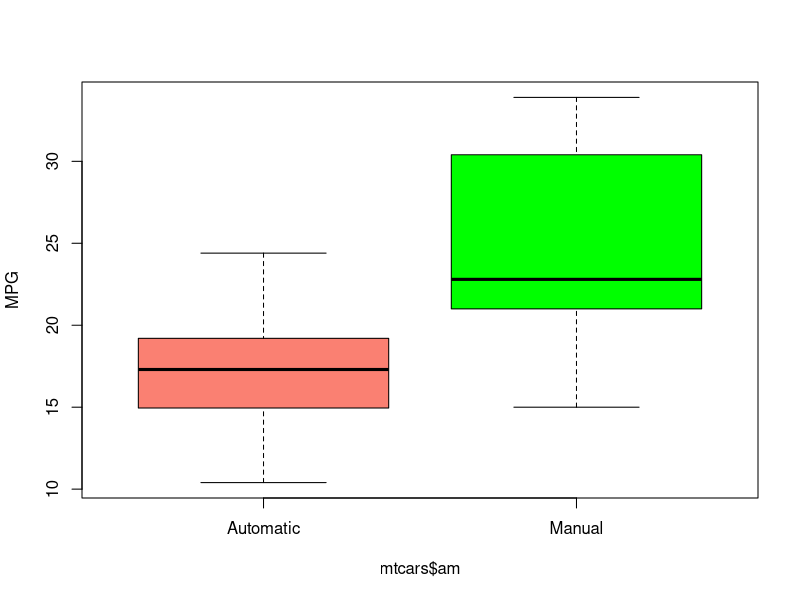
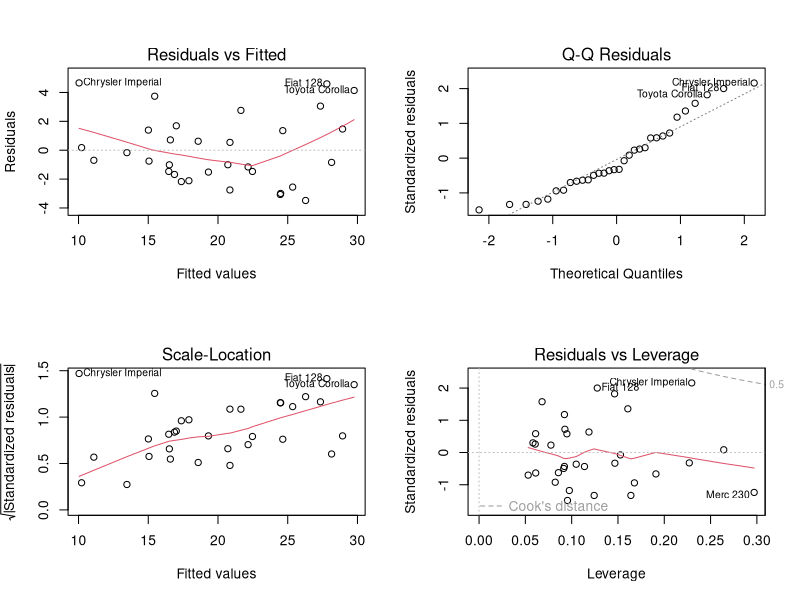
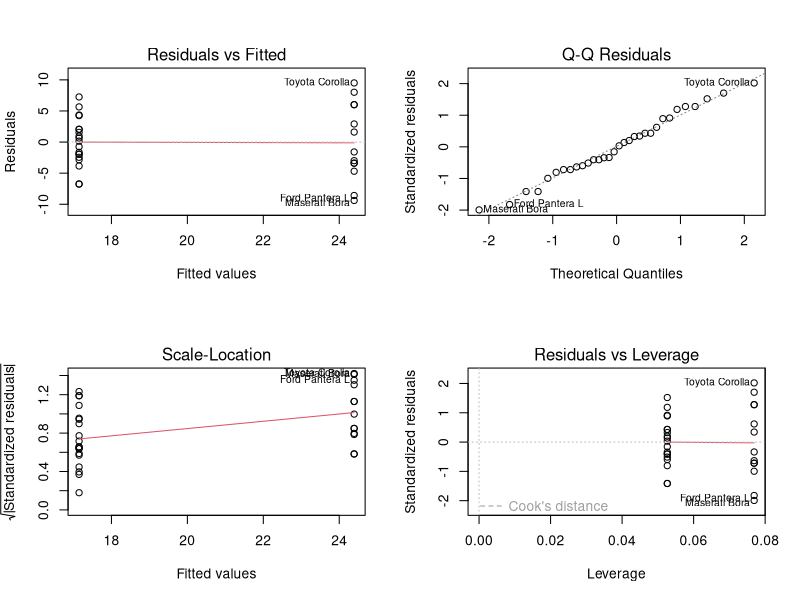

Reproduce these figures in R, in order.
## ---- chunk 1
knitr::opts_chunk$set(echo = TRUE)
## ---- chunk 2
library(datasets)
mtcars$am <- as.factor(mtcars$am)
levels(mtcars$am) <- c("Automatic", "Manual")
mtcars$cyl <- as.factor(mtcars$cyl)
mtcars$gear <- NULL
## ---- chunk 3
boxplot(mtcars$mpg ~ mtcars$am, col=c("salmon","green"), ylab="MPG")
## ---- chunk 4
fit0 <- lm(mpg ~ am, data = mtcars)
summary(fit0)$coef
summary(fit0)$r.squared
## ---- chunk 5
library(MASS)
fit1 <- lm(mpg ~ ., data=mtcars)
sfit1 <- step(fit1, direction="both")
## ---- chunk 6
summary(sfit1)
## ---- chunk 7
par(mfrow=c(2,2))
plot(sfit1)
## ---- chunk 8
mmanual <- mean(subset(mtcars, am == "Manual")$wt)
mauto <- mean(subset(mtcars, am == "Automatic")$wt)
## ---- chunk 9
par(mfrow=c(2,2))
plot(fit0)
## ---- chunk 10
sfit1$anova
